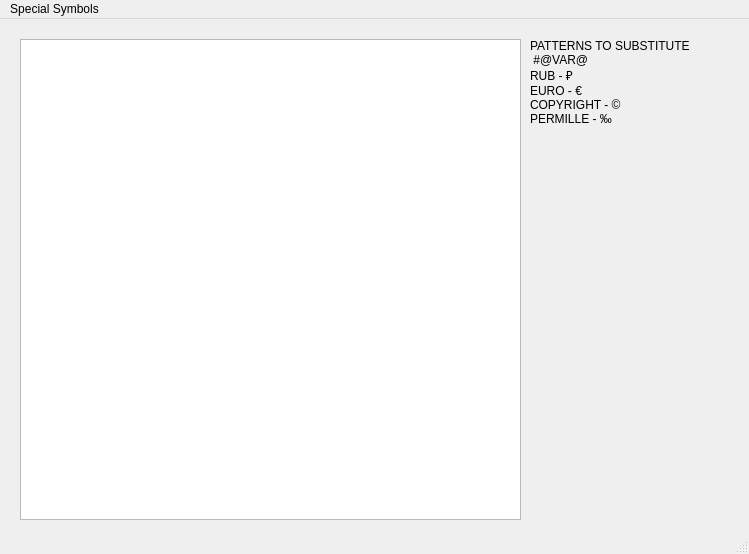
<?xml version="1.0" encoding="UTF-8"?>
<ui version="4.0">
 <class>MainWindow</class>
 <widget class="QMainWindow" name="MainWindow">
  <property name="geometry">
   <rect>
    <x>0</x>
    <y>0</y>
    <width>749</width>
    <height>554</height>
   </rect>
  </property>
  <property name="windowTitle">
   <string>MainWindow</string>
  </property>
  <widget class="QWidget" name="centralwidget">
   <widget class="QPlainTextEdit" name="plainTextEdit">
    <property name="geometry">
     <rect>
      <x>20</x>
      <y>20</y>
      <width>501</width>
      <height>481</height>
     </rect>
    </property>
   </widget>
   <widget class="QLabel" name="label">
    <property name="geometry">
     <rect>
      <x>530</x>
      <y>20</y>
      <width>201</width>
      <height>161</height>
     </rect>
    </property>
    <property name="text">
     <string>PATTERNS TO SUBSTITUTE
 #@VAR@ 
RUB - ₽
EURO - €
COPYRIGHT - ©
PERMILLE - ‰
</string>
    </property>
    <property name="alignment">
     <set>Qt::AlignLeading|Qt::AlignLeft|Qt::AlignTop</set>
    </property>
    <property name="wordWrap">
     <bool>true</bool>
    </property>
   </widget>
  </widget>
  <widget class="QMenuBar" name="menubar">
   <property name="geometry">
    <rect>
     <x>0</x>
     <y>0</y>
     <width>749</width>
     <height>22</height>
    </rect>
   </property>
   <widget class="QMenu" name="menuSpecial_Symbols">
    <property name="title">
     <string>Special Symbols</string>
    </property>
   </widget>
   <addaction name="menuSpecial_Symbols"/>
  </widget>
  <widget class="QStatusBar" name="statusbar"/>
 </widget>
 <resources/>
 <connections/>
</ui>
